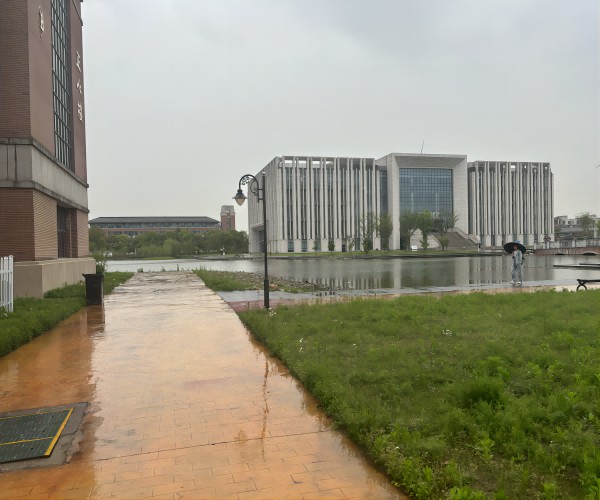
#> input picture 计算机视觉实践-练习4/left2(1).png, 600 x 500 px, found by its file name
$ jupyter execute Homography.ipynb
#> lines starting #> are read from the running program, lines starting #| are printed output that depends on the picture; long printed decimals are rounded
[cell 1]
import cv2
import numpy as np

img1 = cv2.imread("E://data//left2(1).png")
#> img1 is the input picture: shape (500, 600, 3); mean B, G, R 126.5, 147.4, 151.2
img2 = cv2.imread("E://data//right2(1).png")
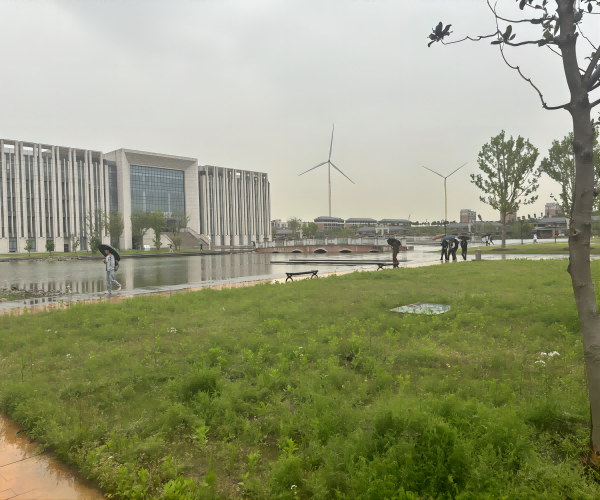
#> input picture 计算机视觉实践-练习4/right2(1).png, 600 x 500 px, found by its file name
#> img2 is the input picture: shape (500, 600, 3); mean B, G, R 120.3, 152.8, 148.9

#img1 = cv2.resize(img1,(640,480))
#img2 = cv2.resize(img2,(640,480))

img_gray1 = cv2.cvtColor(img1,cv2.COLOR_BGR2GRAY)
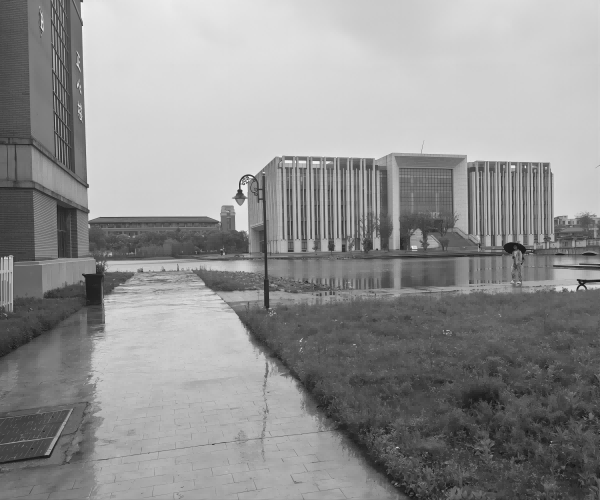
#> img_gray1: shape (500, 600); min 18, max 245, mean 146.2
img_gray2 = cv2.cvtColor(img2,cv2.COLOR_BGR2GRAY)
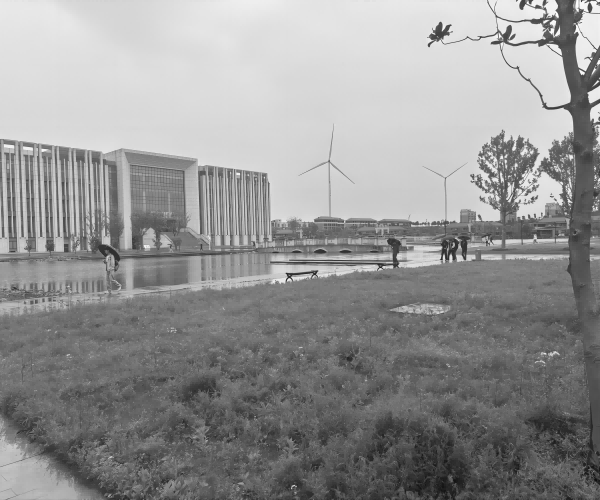
#> img_gray2: shape (500, 600); min 13, max 254, mean 147.9

#创建特征检测器
sift = cv2.xfeatures2d.SIFT_create()

#计算特征点和描述子
kp1,des1 = sift.detectAndCompute(img_gray1,None)
#> kp1 = 908 keypoints; strongest (x, y, size): (240, 191, 3.3), (581, 287, 2.6), (239, 196, 6.3), (582, 282, 5.1)
kp2,des2 = sift.detectAndCompute(img_gray2,None)
#> kp2 = 1499 keypoints; strongest (x, y, size): (590, 8, 3.7), (537, 7, 3), (582, 73, 2.5), (545, 22, 2.1)

#创建特征匹配器
index_params = dict(algorithm=1,trees=5)
search_params = dict(checks=50)
flann = cv2.FlannBasedMatcher(index_params,search_params)

#对描述子进行特征匹配
matches = flann.knnMatch(des1,des2,k=2) #用的knnmatch匹配
#> matches = 908 matches


goods = []   #选择两个匹配对象中好一些的保存下来
for (m,n) in matches:
    if m.distance < n.distance*0.7:
        goods.append(m)
#> after the loop, goods = 156 matches

print('goods',len(goods))
#| goods 156

#把找到的匹配特征点保存在goods中，注意单应性矩阵要求最少4个点
if len(goods) >= 4:
    #把goods中的第一幅图和第二幅图的特征点坐标拿出来（坐标要float32且是三维矩阵类型  reshape(-1,1,2)） goods是Dmatch对象
    src_points = np.float32([kp1[m.queryIdx].pt for m in goods]).reshape(-1,1,2)
#> src_points = 156 rows, first 8: [67.47, 20.05], [248.6, 299.5], [268.4, 268.6], [287, 175.6], [288.6, 169.8], [290.5, 249.6], [291.1, 168.4], [291.1, 168.4]
    des_points = np.float32([kp2[m.trainIdx].pt for m in goods]).reshape(-1,1,2)
#> des_points = 156 rows, first 8: [326, 220.3], [81.26, 147.4], [198.1, 217.1], [44.57, 166.3], [28.6, 158.2], [12.95, 248.4], [31.55, 156.7], [31.55, 156.7]
   # print('des_points:',des_points)

    #根据匹配上的关键点去计算单应性矩阵  第一个图对变成第二个图的视角计算出来的单应性矩阵
    H,mask = cv2.findHomography(src_points,des_points,cv2.RANSAC,5) #参数5表示：允许有5个关键点的误差
#> H = [[2.73, 0.0292, -810.3], [0.681, 2.33, -307.2], [0.00278, 0.000312, 1]]; mask = 156 values, max 1 at index 10, min 0 at index 0, mean 0.705

#     #利用H矩阵的逆求解视角和img1特征匹配的点的img2图，并且img1没有像素
#     warpimg = cv2.warpPerspective(img2,np.linalg.inv(H),(img1.shape[1]+img2.shape[1],img1.shape[0]+img2.shape[0]))
#     direct = warpimg.copy()
#     direct[0:img1.shape[0],0:img1.shape[1]] = img1 #将左边的img1的部分重新赋值
else:
    exit()


#获取原始图像的高宽
h1,w1 = img1.shape[:2]
#> h1 = 500; w1 = 600
h2,w2 = img2.shape[:2]
#> h2 = 500; w2 = 600
# 获取两幅图的边界坐标
img1_pts = np.float32([[0,0],[0,h1-1],[w1-1,h1-1],[w1-1,0]]).reshape(-1,1,2)
#> img1_pts = [[0, 0], [0, 499], [599, 499], [599, 0]]
img2_pts = np.float32([[0,0],[0,h2-1],[w2-1,h2-1],[w2-1,0]]).reshape(-1,1,2)
#> img2_pts = [[0, 0], [0, 499], [599, 499], [599, 0]]

#获取img1的边界坐标变换之后的坐标
img1_transform = cv2.perspectiveTransform(img1_pts,H)
#> img1_transform = [[-810.3, -307.2], [-688.5, 739.6], [296.4, 447.4], [308.2, 37.79]]
# print('img1_pts',img1_pts)
# print('img1_transform',img1_transform)

#把img2和转换后的边界坐标连接起来
result_pts = np.concatenate((img2_pts,img1_transform),axis=0)
#> result_pts = [[0, 0], [0, 499], [599, 499], [599, 0], [-810.3, -307.2], [-688.5, 739.6], [296.4, 447.4], [308.2, 37.79]]
print(result_pts)
#| [[[   0.          0.      ]]
#|  [[   0.        499.      ]]
#|  [[ 599.        499.      ]]
#|  [[ 599.          0.      ]]
#|  [[-810.3001   -307.179 ]]
#|  [[-688.505   739.579 ]]
#|  [[ 296.385   447.371 ]]
#|  [[ 308.2377     37.793]]]
#result_pts.min(axis=0)  #对行聚合，返回每一列的最小值
[x_min,y_min] = np.int32(result_pts.min(axis=0).ravel()-1)
#> x_min = -811; y_min = -308
[x_max,y_max] = np.int32(result_pts.max(axis=0).ravel()+1)
#> x_max = 600; y_max = 740

#ret = cv2.drawMatchesKnn(img1,kp1,img2,kp2,[goods],None)


#手动构造平移矩阵
M = np.array([[1,0,-x_min],[0,1,-y_min],[0,0,1]])
#> M = [[1, 0, 811], [0, 1, 308], [0, 0, 1]]
result = cv2.warpPerspective(img1,M.dot(H),(x_max-x_min,y_max-y_min))  #对img1进行平移和透视操作
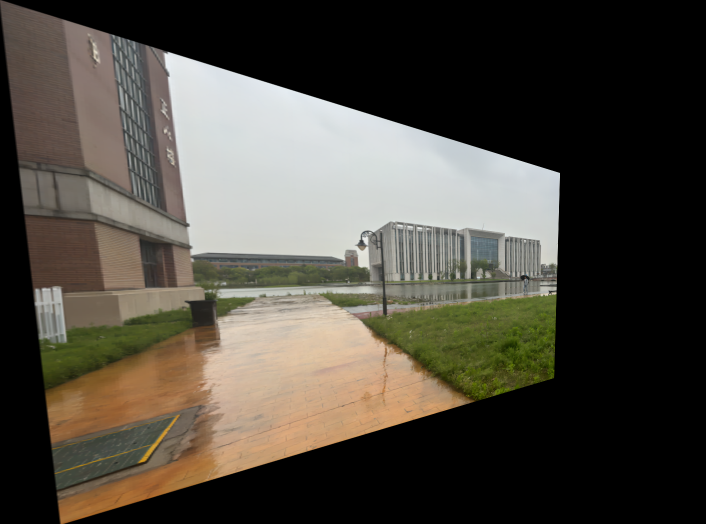
#> result: shape (1048, 1411, 3) (shown at 1/2 size); mean B, G, R 63.9, 73, 77.7

result[-y_min:-y_min+h2,-x_min:-x_min+w2] = img2   #把img2放进来(因为img1变换后的矩阵也平移了，所以img2也要做对应的平移)
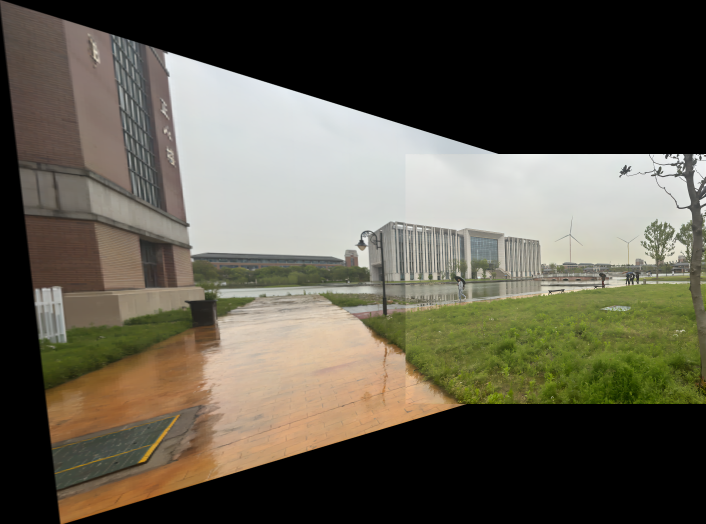
#> result: shape (1048, 1411, 3) (shown at 1/2 size); mean B, G, R 76.8, 90.2, 94.5

# [4 lines of commented-out code are left out]
cv2.imshow('result',result)
cv2.waitKey(0)
cv2.destroyAllWindows()
